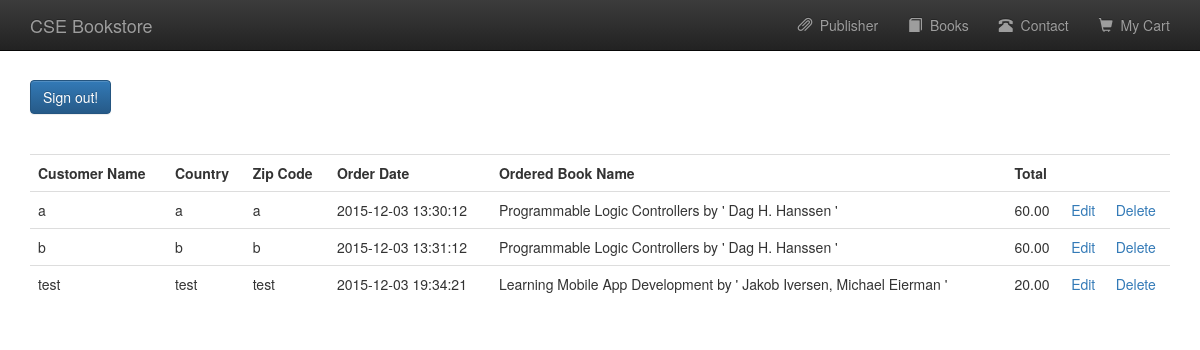
Screenshot of /admin_show_orders.php (signed in) with the database file from the repository.
### tables this page shows
CREATE TABLE IF NOT EXISTS `orders` (
  `orderid` int(10) unsigned NOT NULL,
  `customerid` int(10) unsigned NOT NULL,
  `amount` decimal(6,2) DEFAULT NULL,
  `date` timestamp NOT NULL DEFAULT CURRENT_TIMESTAMP,
  `ship_name` char(60) NOT NULL,
  `ship_address` char(80) NOT NULL,
  `ship_city` char(30) NOT NULL,
  `ship_zip_code` char(10) NOT NULL,
  `ship_country` char(20) NOT NULL
);

CREATE TABLE IF NOT EXISTS `books` (
  `book_isbn` varchar(20) NOT NULL,
  `book_title` varchar(60) DEFAULT NULL,
  `book_author` varchar(60) DEFAULT NULL,
  `book_image` varchar(40) DEFAULT NULL,
  `book_descr` text,
  `book_price` decimal(6,2) NOT NULL,
  `publisherid` int(10) unsigned NOT NULL
);

### functions/database_functions.php (called while the page is built, shortened)
<?php
	function getAllOrders($conn){
		$query = "SELECT * from orders";
		$result = mysqli_query($conn, $query);
		return $result;
	}
	function getOrderItem($conn, $orderId){
		$query = "SELECT book_isbn FROM order_items WHERE orderid = '$orderId'";
		$result = mysqli_query($conn, $query);
		$row = mysqli_fetch_assoc($result);
		$book = $row['book_isbn'];
		$query2 = "SELECT * FROM books WHERE book_isbn = '$book'";
		$result2 = mysqli_query($conn, $query2);
		$row2 = mysqli_fetch_assoc($result2);
		return $row2['book_title'] . " by ' " . $row2['book_author'] . " '";
	}
?>

### admin_show_orders.php (the view, shortened to what this page needs)
<?php
	require_once "./template/header.php";
	require_once "./functions/database_functions.php";
	$conn = db_connect();
	$result = getAllOrders($conn);
?>
<a href="admin_signout.php" class="btn btn-primary">Sign out!</a>
<br><br>
<table class="table" style="margin-top: 20px">
	<tr>
		<th>Customer Name</th>
		<th>Country</th>
		<th>Zip Code</th>
		<th>Order Date</th>
		<th>Ordered Book Name</th>
		<th>Total</th>
		<th>&nbsp;</th>
		<th>&nbsp;</th>
	</tr>
	<?php
	while ($row = mysqli_fetch_assoc($result)){ ?>
		<tr>
			<td><?php echo $row['ship_name']; ?></td>
			<td><?php echo $row['ship_country']; ?></td>
			<td><?php echo $row['ship_zip_code']; ?></td>
			<td><?php echo $row['date']; ?></td>
			<td><?php echo getOrderItem($conn, $row['orderid'], false); ?></td>
			<td><?php echo $row['amount']; ?></td>
			<td><a href="admin_edit_orders.php?orderid=<?php echo $row['orderid']; ?>">Edit</a></td>
			<td><a href="admin_delete_orders.php?orderid=<?php echo $row['orderid']; ?>">Delete</a></td>
		</tr>
	<?php
	} ?>
</table>

### rows the page displays
orders: ship_name "a", ship_country "a", ship_zip_code "a", date "2015-12-03 13:30:12", orderid.book_author "Programmable Logic Controllers by ' Dag H. Hanssen '", amount "60.00"
orders: ship_name "b", ship_country "b", ship_zip_code "b", date "2015-12-03 13:31:12", orderid.book_author "Programmable Logic Controllers by ' Dag H. Hanssen '", amount "60.00"
orders: ship_name "test", ship_country "test", ship_zip_code "test", date "2015-12-03 19:34:21", orderid.book_author "Learning Mobile App Development by ' Jakob Iversen, Michael Eierman '", amount "20.00"
